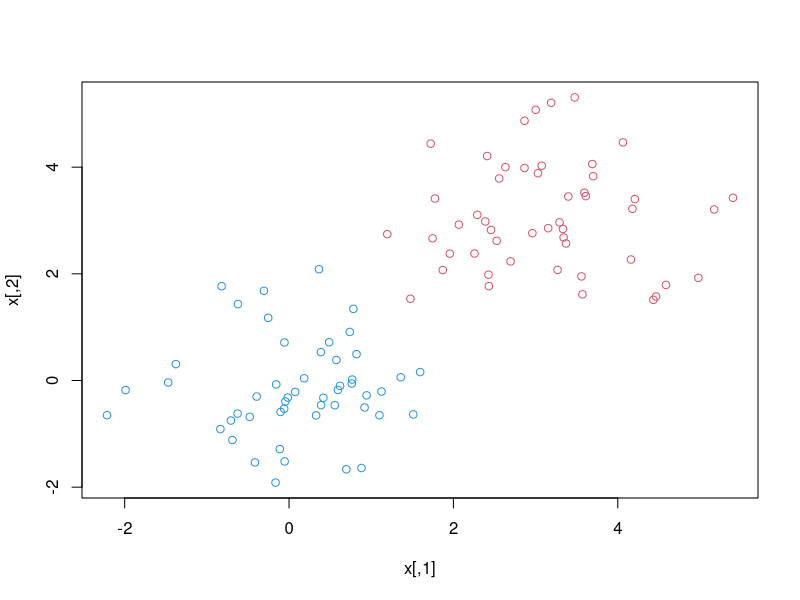
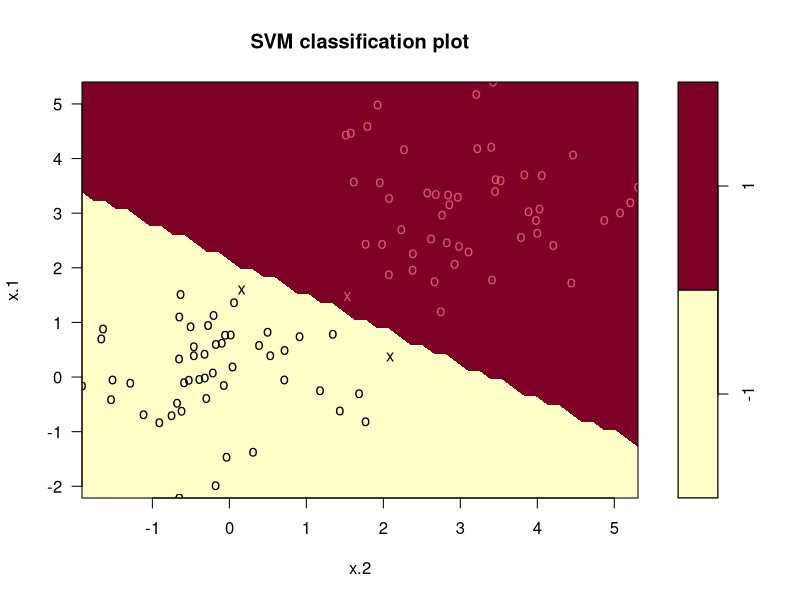
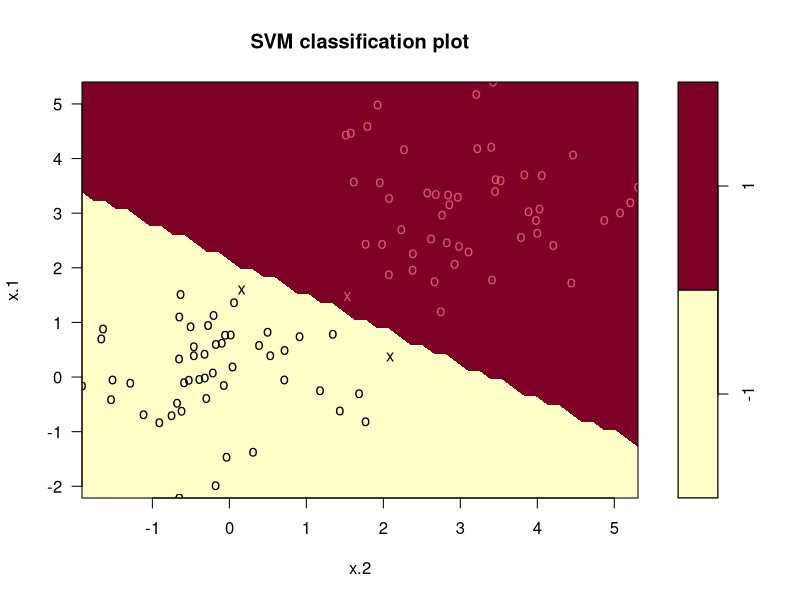

These charts were generated, in order, by the following R code:
## 참고
# https://gist.github.com/rwalk/64f1365f7a2470c498a4
##

install.packages("kernlab")
install.packages("e1071")
library("kernlab")
library("e1071")

set.seed(1)
x <- matrix(rnorm(100*2), ncol=2)
y <- c(rep(-1,50), rep(1,50))
x[y==1,] <- x[y==1,] + 3
plot(x, col=(3-y))
dat <- data.frame(x=x, y=as.factor(y))

##

library(e1071)
sv <- svm(y~., data=dat, kernel="linear", cost=5, scale=FALSE)
sv$decision.values
sv$index


W <- t(sv$coefs) %*% sv$SV
W.y <- rowSums(sapply(1:length(sv$coefs), function(i) sv$coefs[i]*sv$SV[i,]*y[i]))


mean(sapply(sv$index, function(i) x[i,] %*% W.y - y[i]))
sv$rho # negative intercept
svmline <-  c(sv$rho/W[2], -W[1]/W[2]) # find c(intercept, slope)
svmline
plot(sv,dat)



##
decision.val1 <- t(W %*% t(x)- sv$rho)
decision.val2 <- sv$decision.values
sum(round(decision.val1,5) != round(decision.val2,5))

##
#############
# min(c'*x + 1/2 * x' * H * x)
# subject to: 
# b <= A * x <= b + r
# l <= x <= u

library("kernlab")
mat <- x*y
n <- nrow(x)
uu <- 5    # Cost
eps <- 1e-11    
b <- 0
r <- 0
A2 <- t(y)
newmat <- mat %*% t(mat) + eps*diag(n)
dvec <- matrix(1, nrow=n)
l <- matrix(0, nrow=n, ncol=1)
u <- matrix(uu, nrow=n, ncol=1)
sol2 <- ipop(-dvec, newmat, A2, b, l, u, r, margin=1e-4) # toggle margin and sigf if fails to converge.
ipopsol <- primal(sol2)
sv$index
which(abs(ipopsol)>0.0001)

findLine <- function(sol, y, x){
  nonzero <-  abs(sol) > 0.0001
  index <- which(nonzero)
  W <- rowSums(sapply(index, function(i) sol[i]*y[i]*x[i,]))
  b <- mean(sapply(index, function(i) x[i,] %*% W - y[i]))
  slope <- -W[1]/W[2]
  intercept <- b/W[2]
  return(c(intercept,slope))
}

ipopline <- findLine(ipopsol, y, x)
ipopline
svmline
plot(sv,dat)


##

nonzero <-  abs(ipopsol) > 0.0001
index <- which(nonzero)
coefs.hand <- ipopsol[index] * y[index]
coefs.package <- sv$coefs
coefs.hand
coefs.package
coefs.hand + coefs.package

##

sv$SV
x[index,]

##
W <- t(sv$coefs) %*% sv$SV
W2 <- rowSums(sapply(index, function(i) ipopsol[i]*y[i]*x[i,]))
W
W2

##########
## 커널트릭은 support vector 찾는 데만 우선 중점.
## 커널트릭을 쓰면 decision Boundary가 비선형이므로, 앞에 선형처럼 기울기랑 절편을 구할 수 없다. ##

sv2 <- svm(y~., data=dat, kernel="polynomial",coef0=4,degree=2,gamma=3, cost=0.0001, scale=FALSE)
sv2$index


n <- nrow(x)
uu <- 0.0001    # Cost
eps <- 1e-11   
b <- 0
r <- 0
A2 <- t(y)
newmat2 <- (4+3*x %*% t(x))^2*(y%*%t(y)) + eps*diag(n) ## 바뀐점.
dvec <- matrix(1, nrow=n)
l <- matrix(0, nrow=n, ncol=1)
u <- matrix(uu, nrow=n, ncol=1)
sol2 <- ipop(-dvec, newmat2, A2, b, l, u, r, sigf=4,margin=1e-5)
ipopsol2 <- primal(sol2)

sv2$index
which(abs(ipopsol2)>0.00003) ## 타협점이 필요. 어느점부터 0보다 크다고 볼 것인가.
